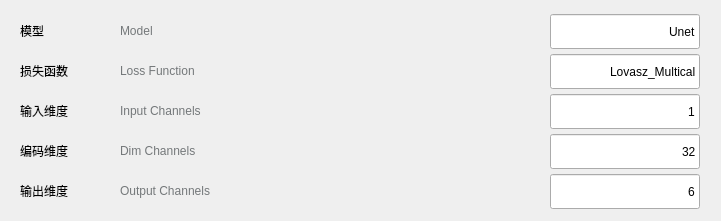
    <widget class="SimpleCardWidget" name="ModelParaArea">
     <property name="geometry">
      <rect>
       <x>0</x>
       <y>430</y>
       <width>721</width>
       <height>221</height>
      </rect>
     </property>
     <widget class="QWidget" name="ModelArea" native="true">
      <property name="geometry">
       <rect>
        <x>10</x>
        <y>10</y>
        <width>700</width>
        <height>41</height>
       </rect>
      </property>
      <property name="styleSheet">
       <string notr="true">QWidget#ModelArea:hover{
	background: rgba(20,140,211,0.03);
	border-radius: 7px;
}</string>
      </property>
      <layout class="QHBoxLayout" name="horizontalLayout_7" stretch="0,0,0,1,0,0">
       <property name="spacing">
        <number>0</number>
       </property>
       <property name="leftMargin">
        <number>0</number>
       </property>
       <property name="topMargin">
        <number>0</number>
       </property>
       <property name="rightMargin">
        <number>0</number>
       </property>
       <property name="bottomMargin">
        <number>0</number>
       </property>
       <item>
        <spacer name="MaxEpochSpacer2_5">
         <property name="orientation">
          <enum>Qt::Horizontal</enum>
         </property>
         <property name="sizeHint" stdset="0">
          <size>
           <width>10</width>
           <height>20</height>
          </size>
         </property>
        </spacer>
       </item>
       <item>
        <widget class="StrongBodyLabel" name="MaxEpoch_CN_5">
         <property name="minimumSize">
          <size>
           <width>100</width>
           <height>0</height>
          </size>
         </property>
         <property name="maximumSize">
          <size>
           <width>100</width>
           <height>16777215</height>
          </size>
         </property>
         <property name="text">
          <string>模型</string>
         </property>
        </widget>
       </item>
       <item>
        <widget class="CaptionLabel" name="MaxEpoch_EN_5">
         <property name="minimumSize">
          <size>
           <width>100</width>
           <height>0</height>
          </size>
         </property>
         <property name="maximumSize">
          <size>
           <width>100</width>
           <height>16777215</height>
          </size>
         </property>
         <property name="styleSheet">
          <string notr="true">color: rgb(116, 120, 122);</string>
         </property>
         <property name="text">
          <string>Model</string>
         </property>
        </widget>
       </item>
       <item>
        <spacer name="MaxEpochSpacer1_5">
         <property name="orientation">
          <enum>Qt::Horizontal</enum>
         </property>
         <property name="sizeHint" stdset="0">
          <size>
           <width>40</width>
           <height>20</height>
          </size>
         </property>
        </spacer>
       </item>
       <item>
        <widget class="EditableComboBox" name="ModelBox">
         <property name="minimumSize">
          <size>
           <width>150</width>
           <height>35</height>
          </size>
         </property>
         <property name="maximumSize">
          <size>
           <width>150</width>
           <height>33</height>
          </size>
         </property>
         <property name="text">
          <string>Unet</string>
         </property>
         <property name="alignment">
          <set>Qt::AlignRight|Qt::AlignTrailing|Qt::AlignVCenter</set>
         </property>
        </widget>
       </item>
       <item>
        <spacer name="MaxEpochSpacer3_5">
         <property name="orientation">
          <enum>Qt::Horizontal</enum>
         </property>
         <property name="sizeHint" stdset="0">
          <size>
           <width>10</width>
           <height>20</height>
          </size>
         </property>
        </spacer>
       </item>
      </layout>
     </widget>
     <widget class="QWidget" name="LossFunctionArea" native="true">
      <property name="geometry">
       <rect>
        <x>10</x>
        <y>50</y>
        <width>700</width>
        <height>41</height>
       </rect>
      </property>
      <property name="styleSheet">
       <string notr="true">QWidget#LossFunctionArea:hover{
	background: rgba(20,140,211,0.03);
	border-radius: 7px;
}</string>
      </property>
      <layout class="QHBoxLayout" name="horizontalLayout_8" stretch="0,0,0,1,0,0">
       <property name="spacing">
        <number>0</number>
       </property>
       <property name="leftMargin">
        <number>0</number>
       </property>
       <property name="topMargin">
        <number>0</number>
       </property>
       <property name="rightMargin">
        <number>0</number>
       </property>
       <property name="bottomMargin">
        <number>0</number>
       </property>
       <item>
        <spacer name="horizontalSpacer_8">
         <property name="orientation">
          <enum>Qt::Horizontal</enum>
         </property>
         <property name="sizeHint" stdset="0">
          <size>
           <width>10</width>
           <height>20</height>
          </size>
         </property>
        </spacer>
       </item>
       <item>
        <widget class="StrongBodyLabel" name="StrongBodyLabel_3">
         <property name="minimumSize">
          <size>
           <width>100</width>
           <height>0</height>
          </size>
         </property>
         <property name="maximumSize">
          <size>
           <width>100</width>
           <height>16777215</height>
          </size>
         </property>
         <property name="text">
          <string>损失函数</string>
         </property>
        </widget>
       </item>
       <item>
        <widget class="CaptionLabel" name="CaptionLabel_3">
         <property name="minimumSize">
          <size>
           <width>100</width>
           <height>0</height>
          </size>
         </property>
         <property name="maximumSize">
          <size>
           <width>100</width>
           <height>16777215</height>
          </size>
         </property>
         <property name="styleSheet">
          <string notr="true">color: rgb(116, 120, 122);</string>
         </property>
         <property name="text">
          <string>Loss Function</string>
         </property>
        </widget>
       </item>
       <item>
        <spacer name="horizontalSpacer_9">
         <property name="orientation">
          <enum>Qt::Horizontal</enum>
         </property>
         <property name="sizeHint" stdset="0">
          <size>
           <width>40</width>
           <height>20</height>
          </size>
         </property>
        </spacer>
       </item>
       <item>
        <widget class="EditableComboBox" name="LossFunctionBox">
         <property name="minimumSize">
          <size>
           <width>150</width>
           <height>35</height>
          </size>
         </property>
         <property name="maximumSize">
          <size>
           <width>150</width>
           <height>33</height>
          </size>
         </property>
         <property name="text">
          <string>Lovasz_Multical</string>
         </property>
         <property name="alignment">
          <set>Qt::AlignRight|Qt::AlignTrailing|Qt::AlignVCenter</set>
         </property>
        </widget>
       </item>
       <item>
        <spacer name="horizontalSpacer_10">
         <property name="orientation">
          <enum>Qt::Horizontal</enum>
         </property>
         <property name="sizeHint" stdset="0">
          <size>
           <width>10</width>
           <height>20</height>
          </size>
         </property>
        </spacer>
       </item>
      </layout>
     </widget>
     <widget class="QWidget" name="DimChannelsArea" native="true">
      <property name="geometry">
       <rect>
        <x>10</x>
        <y>130</y>
        <width>700</width>
        <height>41</height>
       </rect>
      </property>
      <property name="styleSheet">
       <string notr="true">QWidget#DimChannelsArea:hover{
	background: rgba(20,140,211,0.03);
	border-radius: 7px;
}</string>
      </property>
      <layout class="QHBoxLayout" name="horizontalLayout_10" stretch="0,0,0,1,0,0">
       <property name="spacing">
        <number>0</number>
       </property>
       <property name="leftMargin">
        <number>0</number>
       </property>
       <property name="topMargin">
        <number>0</number>
       </property>
       <property name="rightMargin">
        <number>0</number>
       </property>
       <property name="bottomMargin">
        <number>0</number>
       </property>
       <item>
        <spacer name="MaxEpochSpacer2_6">
         <property name="orientation">
          <enum>Qt::Horizontal</enum>
         </property>
         <property name="sizeHint" stdset="0">
          <size>
           <width>10</width>
           <height>20</height>
          </size>
         </property>
        </spacer>
       </item>
       <item>
        <widget class="StrongBodyLabel" name="MaxEpoch_CN_6">
         <property name="minimumSize">
          <size>
           <width>100</width>
           <height>0</height>
          </size>
         </property>
         <property name="maximumSize">
          <size>
           <width>100</width>
           <height>16777215</height>
          </size>
         </property>
         <property name="text">
          <string>编码维度</string>
         </property>
        </widget>
       </item>
       <item>
        <widget class="CaptionLabel" name="MaxEpoch_EN_6">
         <property name="minimumSize">
          <size>
           <width>100</width>
           <height>0</height>
          </size>
         </property>
         <property name="maximumSize">
          <size>
           <width>100</width>
           <height>16777215</height>
          </size>
         </property>
         <property name="styleSheet">
          <string notr="true">color: rgb(116, 120, 122);</string>
         </property>
         <property name="text">
          <string>Dim Channels</string>
         </property>
        </widget>
       </item>
       <item>
        <spacer name="MaxEpochSpacer1_6">
         <property name="orientation">
          <enum>Qt::Horizontal</enum>
         </property>
         <property name="sizeHint" stdset="0">
          <size>
           <width>40</width>
           <height>20</height>
          </size>
         </property>
        </spacer>
       </item>
       <item>
        <widget class="EditableComboBox" name="DimChannelsBox">
         <property name="minimumSize">
          <size>
           <width>150</width>
           <height>35</height>
          </size>
         </property>
         <property name="maximumSize">
          <size>
           <width>150</width>
           <height>33</height>
          </size>
         </property>
         <property name="text">
          <string>32</string>
         </property>
         <property name="alignment">
          <set>Qt::AlignRight|Qt::AlignTrailing|Qt::AlignVCenter</set>
         </property>
        </widget>
       </item>
       <item>
        <spacer name="MaxEpochSpacer3_6">
         <property name="orientation">
          <enum>Qt::Horizontal</enum>
         </property>
         <property name="sizeHint" stdset="0">
          <size>
           <width>10</width>
           <height>20</height>
          </size>
         </property>
        </spacer>
       </item>
      </layout>
     </widget>
     <widget class="QWidget" name="OutputChannelsArea" native="true">
      <property name="geometry">
       <rect>
        <x>10</x>
        <y>170</y>
        <width>700</width>
        <height>41</height>
       </rect>
      </property>
      <property name="styleSheet">
       <string notr="true">QWidget#OutputChannelsArea:hover{
	background: rgba(20,140,211,0.03);
	border-radius: 7px;
}</string>
      </property>
      <layout class="QHBoxLayout" name="horizontalLayout_11" stretch="0,0,0,1,0,0">
       <property name="spacing">
        <number>0</number>
       </property>
       <property name="leftMargin">
        <number>0</number>
       </property>
       <property name="topMargin">
        <number>0</number>
       </property>
       <property name="rightMargin">
        <number>0</number>
       </property>
       <property name="bottomMargin">
        <number>0</number>
       </property>
       <item>
        <spacer name="MaxEpochSpacer2_7">
         <property name="orientation">
          <enum>Qt::Horizontal</enum>
         </property>
         <property name="sizeHint" stdset="0">
          <size>
           <width>10</width>
           <height>20</height>
          </size>
         </property>
        </spacer>
       </item>
       <item>
        <widget class="StrongBodyLabel" name="MaxEpoch_CN_7">
         <property name="minimumSize">
          <size>
           <width>100</width>
           <height>0</height>
          </size>
         </property>
         <property name="maximumSize">
          <size>
           <width>100</width>
           <height>16777215</height>
          </size>
         </property>
         <property name="text">
          <string>输出维度</string>
         </property>
        </widget>
       </item>
       <item>
        <widget class="CaptionLabel" name="MaxEpoch_EN_7">
         <property name="minimumSize">
          <size>
           <width>100</width>
           <height>0</height>
          </size>
         </property>
         <property name="maximumSize">
          <size>
           <width>100</width>
           <height>16777215</height>
          </size>
         </property>
         <property name="styleSheet">
          <string notr="true">color: rgb(116, 120, 122);</string>
         </property>
         <property name="text">
          <string>Output Channels</string>
         </property>
        </widget>
       </item>
       <item>
        <spacer name="MaxEpochSpacer1_7">
         <property name="orientation">
          <enum>Qt::Horizontal</enum>
         </property>
         <property name="sizeHint" stdset="0">
          <size>
           <width>40</width>
           <height>20</height>
          </size>
         </property>
        </spacer>
       </item>
       <item>
        <widget class="EditableComboBox" name="OutputChannelsBox">
         <property name="minimumSize">
          <size>
           <width>150</width>
           <height>35</height>
          </size>
         </property>
         <property name="maximumSize">
          <size>
           <width>150</width>
           <height>33</height>
          </size>
         </property>
         <property name="text">
          <string>6</string>
         </property>
         <property name="alignment">
          <set>Qt::AlignRight|Qt::AlignTrailing|Qt::AlignVCenter</set>
         </property>
        </widget>
       </item>
       <item>
        <spacer name="MaxEpochSpacer3_7">
         <property name="orientation">
          <enum>Qt::Horizontal</enum>
         </property>
         <property name="sizeHint" stdset="0">
          <size>
           <width>10</width>
           <height>20</height>
          </size>
         </property>
        </spacer>
       </item>
      </layout>
     </widget>
     <widget class="QWidget" name="InputChannelsArea" native="true">
      <property name="geometry">
       <rect>
        <x>10</x>
        <y>90</y>
        <width>700</width>
        <height>41</height>
       </rect>
      </property>
      <property name="styleSheet">
       <string notr="true">QWidget#InputChannelsArea:hover{
	background: rgba(20,140,211,0.03);
	border-radius: 7px;
}</string>
      </property>
      <layout class="QHBoxLayout" name="horizontalLayout_9" stretch="0,0,0,1,0,0">
       <property name="spacing">
        <number>0</number>
       </property>
       <property name="leftMargin">
        <number>0</number>
       </property>
       <property name="topMargin">
        <number>0</number>
       </property>
       <property name="rightMargin">
        <number>0</number>
       </property>
       <property name="bottomMargin">
        <number>0</number>
       </property>
       <item>
        <spacer name="horizontalSpacer_11">
         <property name="orientation">
          <enum>Qt::Horizontal</enum>
         </property>
         <property name="sizeHint" stdset="0">
          <size>
           <width>10</width>
           <height>20</height>
          </size>
         </property>
        </spacer>
       </item>
       <item>
        <widget class="StrongBodyLabel" name="StrongBodyLabel_5">
         <property name="minimumSize">
          <size>
           <width>100</width>
           <height>0</height>
          </size>
         </property>
         <property name="maximumSize">
          <size>
           <width>100</width>
           <height>16777215</height>
          </size>
         </property>
         <property name="text">
          <string>输入维度</string>
         </property>
        </widget>
       </item>
       <item>
        <widget class="CaptionLabel" name="CaptionLabel_5">
         <property name="minimumSize">
          <size>
           <width>100</width>
           <height>0</height>
          </size>
         </property>
         <property name="maximumSize">
          <size>
           <width>100</width>
           <height>16777215</height>
          </size>
         </property>
         <property name="styleSheet">
          <string notr="true">color: rgb(116, 120, 122);</string>
         </property>
         <property name="text">
          <string>Input Channels</string>
         </property>
        </widget>
       </item>
       <item>
        <spacer name="horizontalSpacer_12">
         <property name="orientation">
          <enum>Qt::Horizontal</enum>
         </property>
         <property name="sizeHint" stdset="0">
          <size>
           <width>40</width>
           <height>20</height>
          </size>
         </property>
        </spacer>
       </item>
       <item>
        <widget class="EditableComboBox" name="InputChannelsBox">
         <property name="minimumSize">
          <size>
           <width>150</width>
           <height>35</height>
          </size>
         </property>
         <property name="maximumSize">
          <size>
           <width>150</width>
           <height>33</height>
          </size>
         </property>
         <property name="text">
          <string>1</string>
         </property>
         <property name="alignment">
          <set>Qt::AlignRight|Qt::AlignTrailing|Qt::AlignVCenter</set>
         </property>
        </widget>
       </item>
       <item>
        <spacer name="horizontalSpacer_13">
         <property name="orientation">
          <enum>Qt::Horizontal</enum>
         </property>
         <property name="sizeHint" stdset="0">
          <size>
           <width>10</width>
           <height>20</height>
          </size>
         </property>
        </spacer>
       </item>
      </layout>
     </widget>
    </widget>
